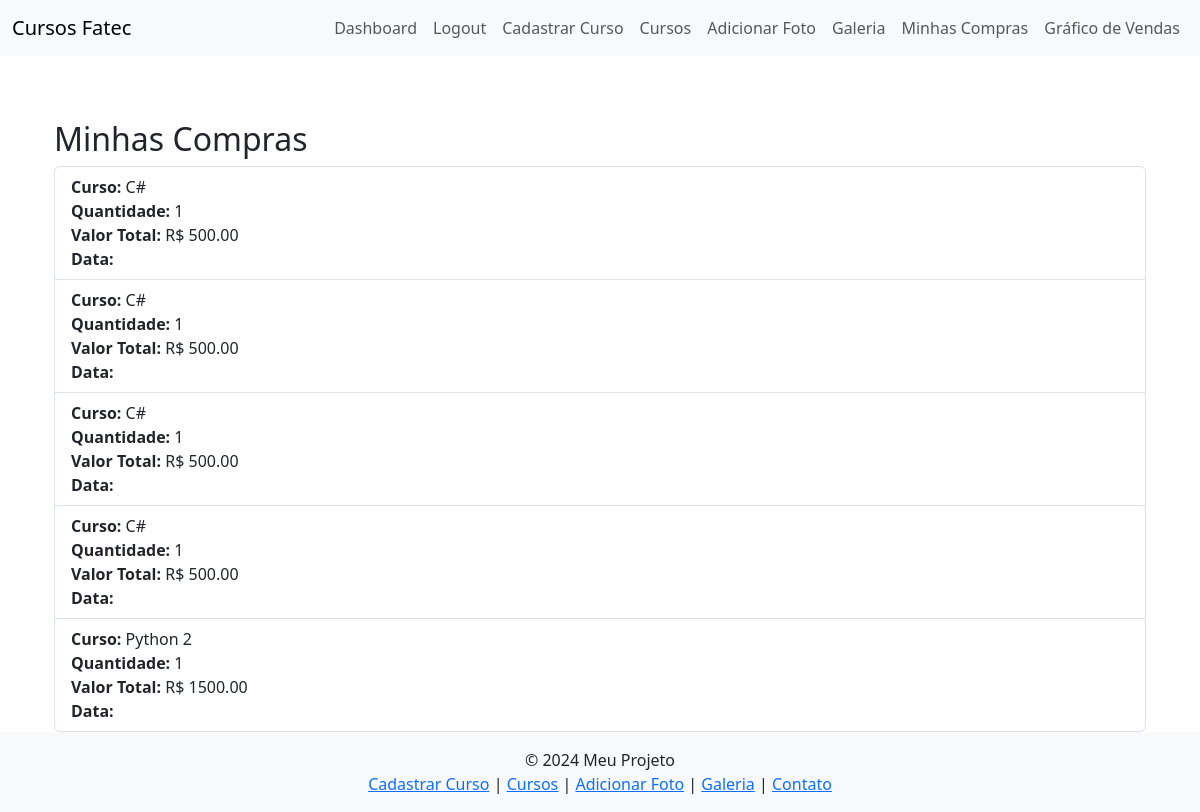
Page /compras/ (signed in) on the committed database.
### app/models.py (models this page shows, shortened)
class Venda(models.Model):
    usuario = models.ForeignKey(settings.AUTH_USER_MODEL, on_delete=models.CASCADE)
    curso = models.ForeignKey(Curso, on_delete=models.CASCADE)
    quantidade = models.PositiveIntegerField()
    data_compra = models.DateTimeField(default=timezone.now)
    valor_total = models.DecimalField(max_digits=10, decimal_places=2)

class Curso(models.Model):
    nome = models.CharField(max_length=100)
    autor = models.CharField(max_length=100)
    duracao = models.CharField(max_length=100)
    preco = models.DecimalField(max_digits=10, decimal_places=2)
    quantidade_estoque = models.PositiveIntegerField(default=0)
    foto = models.ImageField(upload_to='cursos/', blank=True, null=True)

### app/views.py (the view)
# urls.py: path('compras/', views.listar_compras, name='listar_compras'),
@login_required
def listar_compras(request):
    compras = Venda.objects.filter(usuario=request.user)  # Filtra pelas compras do usuário logado
    return render(request, 'app/listar_compras.html', {'compras': compras})

### app/templates/app/listar_compras.html
{% extends 'app/base.html' %}
{% block main %}
<div class="container mt-4">
    <h2>Minhas Compras</h2>
    {% if compras %}
        <ul class="list-group">
            {% for compra in compras %}
                <li class="list-group-item">
                    <strong>Curso:</strong> {{ compra.curso.nome }}<br>
                    <strong>Quantidade:</strong> {{ compra.quantidade }}<br>
                    <strong>Valor Total:</strong> R$ {{ compra.valor_total|floatformat:2 }}<br>
                    <strong>Data:</strong> {{ compra.data }}
                </li>
            {% endfor %}
        </ul>
    {% else %}
        <p class="text-muted">Você ainda não comprou nenhum curso.</p>
    {% endif %}
</div>
{% endblock %}

### rows in the picture
Venda: curso.nome "C#", quantidade "1", valor_total "500.00"
Venda: curso.nome "C#", quantidade "1", valor_total "500.00"
Venda: curso.nome "C#", quantidade "1", valor_total "500.00"
Venda: curso.nome "C#", quantidade "1", valor_total "500.00"
Venda: curso.nome "Python 2", quantidade "1", valor_total "1500.00"
